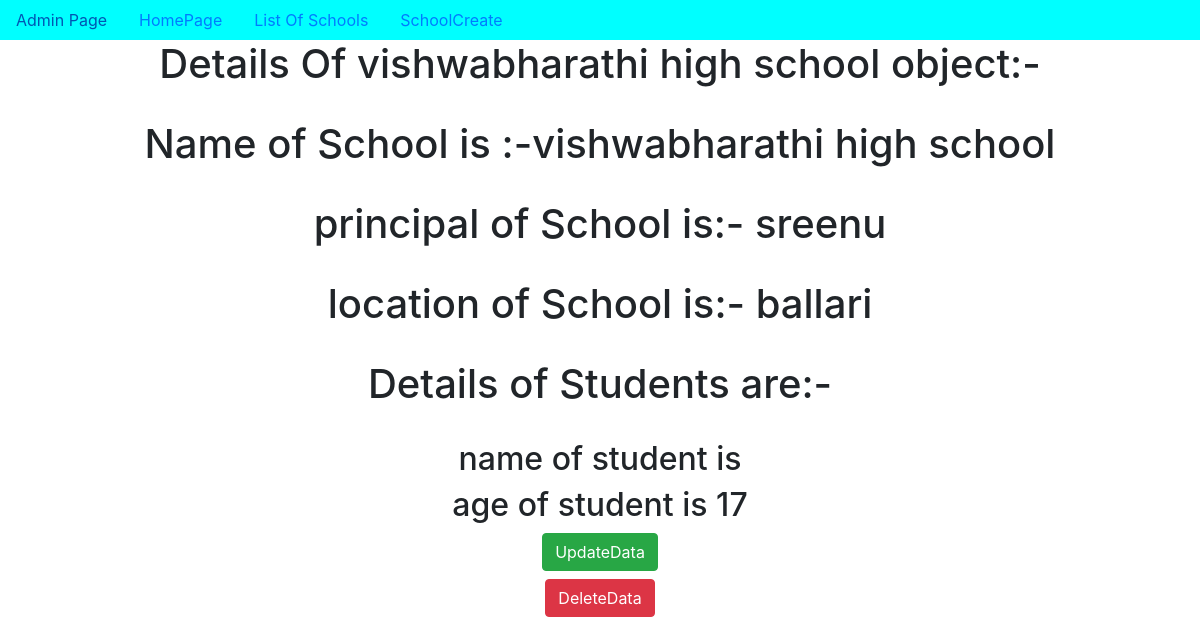
Page /2/ on the committed database.
### app/models.py (models this page shows, shortened)
class School(models.Model):
    name=models.CharField(max_length=100)
    principal=models.CharField(max_length=100)
    location=models.CharField(max_length=100)

class Student(models.Model):
    school=models.ForeignKey(School, on_delete=models.CASCADE,related_name='students')
    name=models.CharField(max_length=100)
    sage=models.IntegerField()

### app/views.py (the view)
# urls.py: re_path('(?P<pk>\d+)/',SchoolDetail.as_view(),name='detail'),
class SchoolDetail(DetailView):
    model=School
    context_object_name='sclobject'

### templates/app/school_detail.html (shortened to what this page needs)
{% extends 'app/dummy.html' %}
{% block body_block  %}
<h1>Details Of {{sclobject.name}} object:-</h1><br>
<h1>Name of School is :-{{sclobject.name}}</h1><br>
<h1>principal of School is:- {{sclobject.principal}}</h1><br>
<h1>location of School is:- {{sclobject.location}}</h1><br>
<h1>Details of Students are:-</h1><br>
{% for i in sclobject.students.all %}
    <h2>name of student is {{i.sname}}</h2>
    <h2>age of student is {{i.sage}}</h2>
{% endfor %}
<h6><a href="{% url 'SchoolUpdate' pk=sclobject.pk %}" class="btn btn-success">UpdateData</a></h6>
<h6><a href="{% url 'Schooldelete' pk=sclobject.pk %}" class="btn btn-danger">DeleteData</a></h6>
{% endblock %}

### rows in the picture
School: name "vishwabharathi high school", principal "sreenu", location "ballari"
Student: sage "17"
